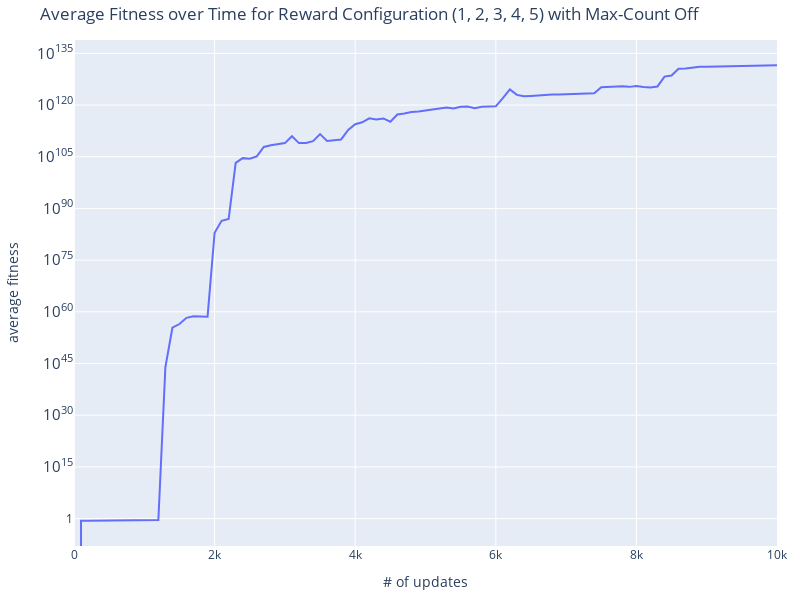

Source (notebook cell):
### Code cell
plot_vals((1, 2, 3, 4, 5), max_count=False, i=2)
